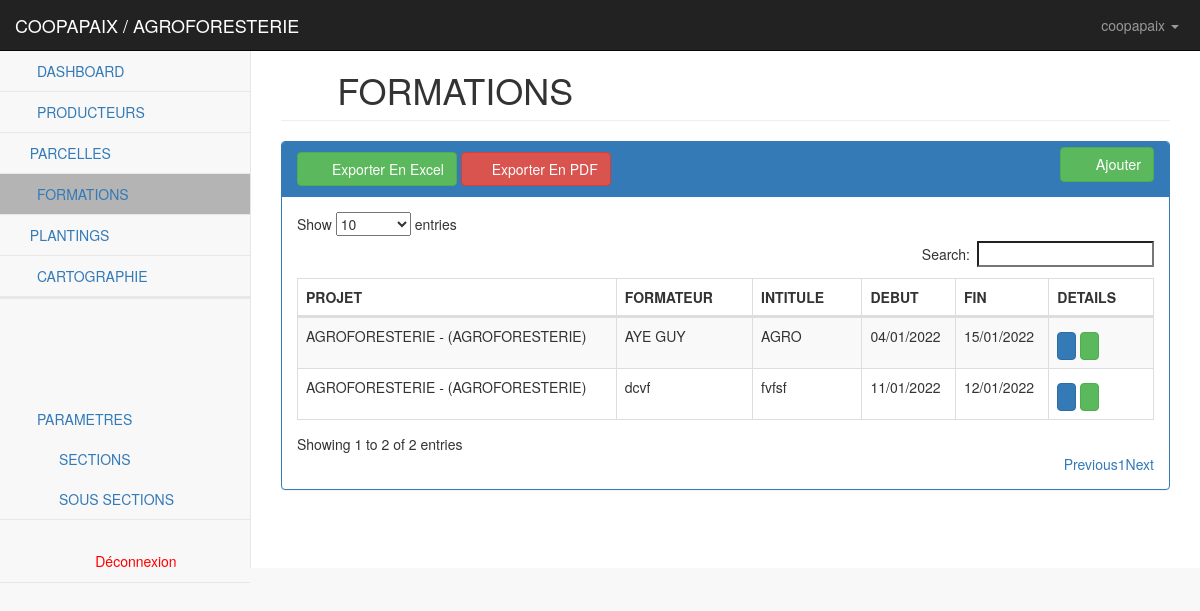
/cooperatives/formation/ (signed in), run on the app's committed database.
### parametres/models.py (models this page shows, shortened)
class Cooperative(models.Model):
    user = models.OneToOneField(User, on_delete=models.CASCADE, related_name="cooperatives")
    region = models.ForeignKey(Region, on_delete=models.CASCADE, related_name="cooperatives")
    siege = models.CharField(max_length=255, verbose_name="SIEGE/LOCALITE", blank=True, null=True)
    client = models.ForeignKey(Client, on_delete=models.CASCADE, related_name="cooperatives")
    projet = models.ManyToManyField(Projet)
    sigle = models.CharField(max_length=500)
    contacts = models.CharField(max_length=50)
    logo = models.ImageField(verbose_name="logo", upload_to=upload_logo_site, blank=True)
    objects = models.Manager()
    def get_projet_values(self):
        ret = ''
        for proj in self.projet.all():
            ret = ret + proj.titre + ','
        return ret[:-1]
    class Meta:
        verbose_name_plural = "COOPERATIVES"
        verbose_name = "cooperative"
        ordering = ["sigle"]
    def Logo(self):
        if self.logo:
            return mark_safe('<img src="%s" style="width: 45px; height:45px;" />' % self.logo.url)
        else:
            return "Aucun Logo"
    Logo.short_description = 'Logo'

class Projet(models.Model):
    categorie = models.ForeignKey(Projet_Cat, on_delete=models.CASCADE, verbose_name="CATEGORIE PROJET", default=1)
    sigle = models.CharField(max_length=255)
    titre = models.CharField(max_length=500)
    chef = models.CharField(max_length=255)
    debut = models.DateField()
    fin = models.DateField()
    etat = models.CharField(max_length=50, choices=ETAT)
    objects = models.Manager()
    def __str__(self):
        return "%s - (%s)" %(self.titre, self.categorie.libelle)
    class Meta:
        verbose_name_plural = "PROJETS"
        verbose_name = "projet"
        ordering = ["sigle"]

class Projet_Cat(models.Model):
    libelle = models.CharField(max_length=500, verbose_name="CATEGORIE PROJET")
    objects = models.Manager()
    class Meta:
        verbose_name_plural = "CATEGORIES PROJETS"
        verbose_name = "catégorie projet"
        ordering = ["libelle"]

### cooperatives/models.py (models this page shows, shortened)
class Formation(models.Model):
    cooperative = models.ForeignKey(Cooperative, on_delete=models.CASCADE)
    projet = models.ForeignKey(Projet, on_delete=models.CASCADE, default=1)
    campagne = models.ForeignKey(Campagne, on_delete=models.CASCADE, default=1)
    formateur = models.CharField(max_length=255, verbose_name="FORMATEUR")
    libelle = models.CharField(max_length=500, verbose_name='INTITULE DE LA FORMATION')
    debut = models.DateField(verbose_name="DATE DEBUT")
    fin = models.DateField(verbose_name="DATE FIN")
    observation = models.ManyToManyField(ObsMonitoring)
    details = models.TextField(blank=True, null=True)
    objects = models.Manager()
    class Meta:
        verbose_name_plural = "FORMATIONS"
        verbose_name = "formation"
        ordering = ["libelle"]

### cooperatives/views.py (the view, shortened to what this page needs)
# urls.py: path('formation/', formation, name='formations'),
def formation(request):
    activate = "formations"
    cooperative = Cooperative.objects.get(user_id=request.user.id)
    formations = Formation.objects.all().filter(cooperative_id=cooperative)
    formationForm = FormationForm()
    context = {
        'cooperative': cooperative,
        'formations': formations,
        'formationForm': formationForm,
        'activate': activate
    }
    return render(request, 'cooperatives/formations.html', context)

### cooperatives/forms.py
class FormationForm(forms.ModelForm):
    class Meta:
        model=Formation
        fields=[
            'projet',
            'formateur',
            'libelle',
            'details',
            'observation',
            'debut',
            'fin',
        ]

### parametres/models.py (called while the page is built)
    def __str__(self):
        return '%s' % (self.libelle)

### cooperatives/templates/cooperatives/formations.html (shortened to what this page needs)
{% extends 'base.html' %}
{% load static %}
{% load widget_tweaks %}
{% load bootstrap4 %}
{% block content %}
    <div id="wrapper">
            {% include 'cooperatives/coop_nav.html' %}
            <div id="page-wrapper">
                <div class="container-fluid">
                    <div class="row">
                        <div class="col-lg-12">
                            <h1 class="page-header"><i class="fa fa-bookmark fa-fw"></i> FORMATIONS</h1>
                        </div>
                    </div>
                    <div class="row">
                        <div class="col-lg-12">
                            <div class="panel panel-primary">
                                <div class="panel-heading">
                                    <a href="{% url 'cooperatives:export_formation_xls' %}" class="btn btn-success"> <i class="fa fa-file-excel-o fa-fw"></i> </i>Exporter En Excel</a>
                                     <a href="#" class="btn btn-danger"> <i class="fa fa-file-pdf-o fa-fw">  </i>Exporter En PDF</a>
                                    <button type="button" class="btn btn-success pull-right" style="font-size:1.8vmin; margin-top: -5px" data-toggle="modal" data-target="#FormationModal" data-whatever="@mdo">
                                        <i class="fa fa-plus fa-fw"></i> Ajouter
                                    </button>
                                </div>
                                <div class="panel-body">
                                    <div class="table-responsive">
                                        <table class="table table-striped table-bordered table-hover" id="dataTables-example">
                                            <thead>
                                                <tr>
                                                    <th>PROJET</th>
                                                    <th>FORMATEUR</th>
                                                    <th>INTITULE</th>
                                                    <th>DEBUT</th>
                                                    <th>FIN</th>
                                                    <th>DETAILS</th>
                                                </tr>
                                            </thead>
                                            <tbody>
                                                {% for formation in formations %}
                                                    <tr class="odd gradeX">
                                                        <td>{{ formation.projet }}</td>
                                                        <td>{{ formation.formateur }}</td>
                                                        <td>{{ formation.libelle }}</td>
                                                        <td class="center">{{ formation.debut|date:'d/m/Y' }}</td>
                                                        <td class="center">{{ formation.fin|date:'d/m/Y' }}</td>
                                                        <td class="center">
                                                           <a href="#" onclick="edit_formatoin('{% url 'cooperatives:edit_formatoin' formation.id %}')" style="padding: 3px;margin-top: 6px;" class="btn btn-primary">
                                                                <i class="glyphicon glyphicon-edit"></i>
                                                            </a>
                                                            <a href="{% url 'cooperatives:formation' formation.id %}" style="padding: 3px;margin-top: 6px;" class="btn btn-success">
                                                                <i class="glyphicon glyphicon-chevron-right"></i>
                                                            </a>
                                                        </td>
                                                    </tr>
                                                {% endfor %}
                                            </tbody>
                                        </table>
                                    </div>
                                </div>
                            </div>
                        </div>
                    </div>
                </div>
            </div>
        </div>
{% endblock %}

### cooperatives/templates/cooperatives/coop_nav.html (shortened to what this page needs)
{% load static %}
<nav class="navbar navbar-inverse navbar-fixed-top" role="navigation">
    {% if user.is_authenticated %}
        <div class="navbar-header">
            <a class="navbar-brand" href="{% url 'cooperatives:dashboard' %}">{{ cooperative.sigle }} / {{ cooperative.get_projet_values }}</a>
        </div>
    {% endif %}
    <ul class="nav navbar-right navbar-top-links">
        {% if user.is_authenticated %}
            <li class="dropdown">
                <a class="dropdown-toggle" data-toggle="dropdown" href="#">
                    <i class="fa fa-user fa-fw"></i> {{ user.username }} <b class="caret"></b>
                </a>
            </li>
        {% endif %}
    </ul>
    {% include 'cooperatives/coop_sidebar.html' %}
</nav>

### static/css/startmin.css (style rules this page uses)
body { background-color: #f8f8f8; }
#wrapper { width: 100%; }
#page-wrapper { padding-top: 30px; min-height: 568px; background-color: #fff; }
@media (min-width:768px) { #page-wrapper { position: inherit; margin-left: 250px; padding: 30px 15px 0 15px; border-left: 1px solid #e7e7e7; } }
.navbar-header { float: left; }
.navbar-right { text-align: right; }
.navbar-top-links { margin: 0; }
.navbar-top-links li { display: inline-block; }
.navbar-top-links li:last-child { margin-right: 6px; }
.navbar-top-links li a { padding: 15px; min-height: 50px; }
.navbar-top-links>li>a { color: #999; }
table.dataTable thead .sorting, table.dataTable thead .sorting_asc, table.dataTable thead .sorting_desc, table.dataTable thead .sorting_asc_disabled, table.dataTable thead .sorting_desc_disabled { background: 0 0; }
table.dataTable thead .sorting_asc:after { content: "\f0de"; float: right; font-family: fontawesome; }
table.dataTable thead .sorting:after { content: "\f0dc"; float: right; font-family: fontawesome; color: rgba(50,50,50,.5); }

### data on the page
Cooperative: sigle "COOPAPAIX", get_projet_values "AGROFORESTERIE"
Formation: projet "AGROFORESTERIE - (AGROFORESTERIE)", formateur "AYE GUY", libelle "AGRO", debut "04/01/2022", fin "15/01/2022"
Formation: projet "AGROFORESTERIE - (AGROFORESTERIE)", formateur "dcvf", libelle "fvfsf", debut "11/01/2022", fin "12/01/2022"

### other printed values
{{ user.username }} "coopapaix"
